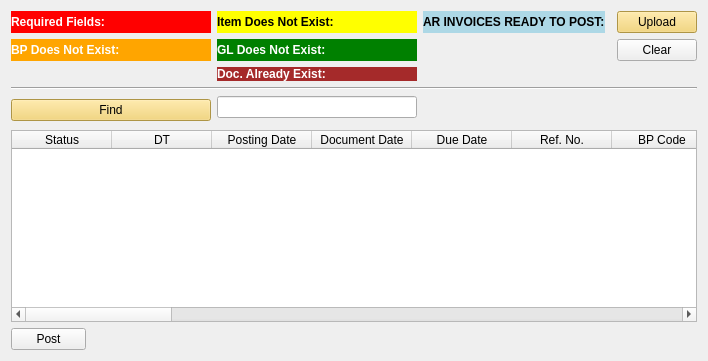
      <widget class="QWidget" name="tab_arinvoice">
       <attribute name="title">
        <string>AR Invoice</string>
       </attribute>
       <layout class="QGridLayout" name="gridLayout_6">
        <item row="1" column="0">
         <widget class="QLabel" name="label_arinvoice_total_bp_not_exist">
          <property name="sizePolicy">
           <sizepolicy hsizetype="Fixed" vsizetype="Preferred">
            <horstretch>0</horstretch>
            <verstretch>0</verstretch>
           </sizepolicy>
          </property>
          <property name="minimumSize">
           <size>
            <width>200</width>
            <height>0</height>
           </size>
          </property>
          <property name="maximumSize">
           <size>
            <width>200</width>
            <height>16777215</height>
           </size>
          </property>
          <property name="styleSheet">
           <string notr="true">QLabel {
background-color:orange;
color:white;
font-weight: bold
}</string>
          </property>
          <property name="text">
           <string>BP Does Not Exist:</string>
          </property>
         </widget>
        </item>
        <item row="4" column="1">
         <widget class="QLineEdit" name="lineEdit_6"/>
        </item>
        <item row="4" column="0" rowspan="2">
         <widget class="QPushButton" name="pushButton_6">
          <property name="styleSheet">
           <string notr="true">QPushButton {
	background-color: #f3d162
}</string>
          </property>
          <property name="text">
           <string>Find</string>
          </property>
         </widget>
        </item>
        <item row="7" column="0">
         <widget class="QPushButton" name="pushButton_upload_arinvoice">
          <property name="maximumSize">
           <size>
            <width>75</width>
            <height>16777215</height>
           </size>
          </property>
          <property name="text">
           <string>Post</string>
          </property>
         </widget>
        </item>
        <item row="6" column="0" colspan="5">
         <widget class="QTableWidget" name="tableWidget_arinvoice">
          <property name="styleSheet">
           <string notr="true">QPushButton {
	background-color: #f3d162
}</string>
          </property>
          <column>
           <property name="text">
            <string>Status</string>
           </property>
          </column>
          <column>
           <property name="text">
            <string>DT</string>
           </property>
          </column>
          <column>
           <property name="text">
            <string>Posting Date</string>
           </property>
          </column>
          <column>
           <property name="text">
            <string>Document Date</string>
           </property>
          </column>
          <column>
           <property name="text">
            <string>Due Date</string>
           </property>
          </column>
          <column>
           <property name="text">
            <string>Ref. No.</string>
           </property>
          </column>
          <column>
           <property name="text">
            <string>BP Code</string>
           </property>
          </column>
          <column>
           <property name="text">
            <string>BP Name</string>
           </property>
          </column>
          <column>
           <property name="text">
            <string>Ctrl Acct</string>
           </property>
          </column>
          <column>
           <property name="text">
            <string>Unit</string>
           </property>
          </column>
          <column>
           <property name="text">
            <string>Unit Name</string>
           </property>
          </column>
          <column>
           <property name="text">
            <string>Doc. No.</string>
           </property>
          </column>
          <column>
           <property name="text">
            <string>Remarks</string>
           </property>
          </column>
          <column>
           <property name="text">
            <string>Intsr. No</string>
           </property>
          </column>
          <column>
           <property name="text">
            <string>Cont. No.</string>
           </property>
          </column>
          <column>
           <property name="text">
            <string>Clrng Doc.</string>
           </property>
          </column>
          <column>
           <property name="text">
            <string>Clrng DT</string>
           </property>
          </column>
          <column>
           <property name="text">
            <string>2nd Sub Acct</string>
           </property>
          </column>
          <column>
           <property name="text">
            <string>Line No.</string>
           </property>
          </column>
          <column>
           <property name="text">
            <string>Currency</string>
           </property>
          </column>
          <column>
           <property name="text">
            <string>Trans Amount</string>
           </property>
          </column>
          <column>
           <property name="text">
            <string>Line Total</string>
           </property>
          </column>
          <column>
           <property name="text">
            <string>Item Code</string>
           </property>
          </column>
          <column>
           <property name="text">
            <string>Vat Group</string>
           </property>
          </column>
          <column>
           <property name="text">
            <string>Quantity</string>
           </property>
          </column>
          <column>
           <property name="text">
            <string>UoM Code</string>
           </property>
          </column>
          <column>
           <property name="text">
            <string>SAP DocEntry</string>
           </property>
          </column>
         </widget>
        </item>
        <item row="0" column="1">
         <widget class="QLabel" name="label_arinvoice_total_item_not_exist">
          <property name="sizePolicy">
           <sizepolicy hsizetype="Fixed" vsizetype="Preferred">
            <horstretch>0</horstretch>
            <verstretch>0</verstretch>
           </sizepolicy>
          </property>
          <property name="minimumSize">
           <size>
            <width>200</width>
            <height>0</height>
           </size>
          </property>
          <property name="maximumSize">
           <size>
            <width>200</width>
            <height>16777215</height>
           </size>
          </property>
          <property name="styleSheet">
           <string notr="true">QLabel {
background-color:yellow;
color:black;
font-weight: bold
}</string>
          </property>
          <property name="text">
           <string>Item Does Not Exist:</string>
          </property>
         </widget>
        </item>
        <item row="3" column="0" colspan="5">
         <widget class="Line" name="line_5">
          <property name="orientation">
           <enum>Qt::Horizontal</enum>
          </property>
         </widget>
        </item>
        <item row="0" column="0">
         <widget class="QLabel" name="label_arinvoice_total_required_fields">
          <property name="sizePolicy">
           <sizepolicy hsizetype="Fixed" vsizetype="Preferred">
            <horstretch>0</horstretch>
            <verstretch>0</verstretch>
           </sizepolicy>
          </property>
          <property name="minimumSize">
           <size>
            <width>100</width>
            <height>0</height>
           </size>
          </property>
          <property name="maximumSize">
           <size>
            <width>200</width>
            <height>16777215</height>
           </size>
          </property>
          <property name="autoFillBackground">
           <bool>false</bool>
          </property>
          <property name="styleSheet">
           <string notr="true">QLabel {
background-color:red;
color:white;
font-weight: bold
}</string>
          </property>
          <property name="text">
           <string>Required Fields: </string>
          </property>
         </widget>
        </item>
        <item row="0" column="4">
         <widget class="QPushButton" name="pushButton_show_arinvoice">
          <property name="styleSheet">
           <string notr="true">QPushButton {
	background-color: #f3d162
}</string>
          </property>
          <property name="text">
           <string>Upload</string>
          </property>
         </widget>
        </item>
        <item row="1" column="1">
         <widget class="QLabel" name="label_10">
          <property name="sizePolicy">
           <sizepolicy hsizetype="Fixed" vsizetype="Preferred">
            <horstretch>0</horstretch>
            <verstretch>0</verstretch>
           </sizepolicy>
          </property>
          <property name="minimumSize">
           <size>
            <width>200</width>
            <height>0</height>
           </size>
          </property>
          <property name="maximumSize">
           <size>
            <width>200</width>
            <height>16777215</height>
           </size>
          </property>
          <property name="styleSheet">
           <string notr="true">QLabel {
background-color:green;
color:white;
font-weight: bold
}</string>
          </property>
          <property name="text">
           <string>GL Does Not Exist:</string>
          </property>
         </widget>
        </item>
        <item row="2" column="1">
         <widget class="QLabel" name="label_arinvoice_total_exist">
          <property name="sizePolicy">
           <sizepolicy hsizetype="Fixed" vsizetype="Preferred">
            <horstretch>0</horstretch>
            <verstretch>0</verstretch>
           </sizepolicy>
          </property>
          <property name="minimumSize">
           <size>
            <width>100</width>
            <height>0</height>
           </size>
          </property>
          <property name="maximumSize">
           <size>
            <width>200</width>
            <height>16777215</height>
           </size>
          </property>
          <property name="styleSheet">
           <string notr="true">QLabel {
background-color:brown;
color:white;
font-weight: bold
}</string>
          </property>
          <property name="text">
           <string>Doc. Already Exist:</string>
          </property>
         </widget>
        </item>
        <item row="0" column="2">
         <widget class="QLabel" name="label_arinvoice_total_ready">
          <property name="sizePolicy">
           <sizepolicy hsizetype="Fixed" vsizetype="Preferred">
            <horstretch>0</horstretch>
            <verstretch>0</verstretch>
           </sizepolicy>
          </property>
          <property name="maximumSize">
           <size>
            <width>700</width>
            <height>16777215</height>
           </size>
          </property>
          <property name="styleSheet">
           <string notr="true">QLabel {
background-color:rgb(173, 216, 230);
color:black;
font-weight: bold
}</string>
          </property>
          <property name="text">
           <string>AR INVOICES READY TO POST:</string>
          </property>
         </widget>
        </item>
        <item row="1" column="4">
         <widget class="QPushButton" name="pushButton_arinvoice_clear">
          <property name="text">
           <string>Clear</string>
          </property>
         </widget>
        </item>
       </layout>
      </widget>
